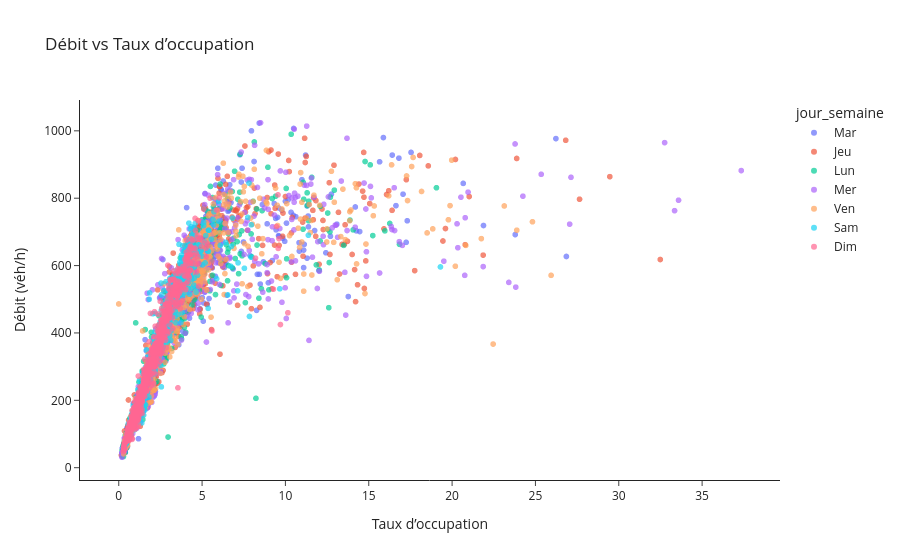

Here is the notebook cell this chart was saved with:
### Code cell
df_scatter = df_axe.dropna(subset=['Débit horaire','Taux d\'occupation']).copy()
fig = px.scatter(
    df_scatter, x='Taux d\'occupation', y='Débit horaire',
    color='jour_semaine', opacity=0.7,
    title=f"Débit vs Taux d’occupation",
    labels={'Taux d\'occupation':'Taux d’occupation','Débit horaire':'Débit (véh/h)'}
)

fig.update_layout(template='simple_white')
fig.show()

### Figure 1 — Plotly figure (JSON) as saved in the notebook; plotly's stock layout.template omitted (floating-point values rounded to 4 significant figures; data arrays with more than 128 entries replaced by an {"elided": "..."} marker saying what was removed)
{"data": [{"hovertemplate": "jour_semaine=Mar<br>Taux d’occupation=%{x}<br>Débit (véh/h)=%{y}<extra></extra>", "legendgroup": "Mar", "marker": {"color": "#636efa", "opacity": 0.7, "symbol": "circle"}, "mode": "markers", "name": "Mar", "showlegend": true, "type": "scattergl", "x": {"elided": "609 float values"}, "xaxis": "x", "y": {"elided": "609 float values"}, "yaxis": "y"}, {"hovertemplate": "jour_semaine=Jeu<br>Taux d’occupation=%{x}<br>Débit (véh/h)=%{y}<extra></extra>", "legendgroup": "Jeu", "marker": {"color": "#EF553B", "opacity": 0.7, "symbol": "circle"}, "mode": "markers", "name": "Jeu", "showlegend": true, "type": "scattergl", "x": {"elided": "672 float values"}, "xaxis": "x", "y": {"elided": "672 float values"}, "yaxis": "y"}, {"hovertemplate": "jour_semaine=Lun<br>Taux d’occupation=%{x}<br>Débit (véh/h)=%{y}<extra></extra>", "legendgroup": "Lun", "marker": {"color": "#00cc96", "opacity": 0.7, "symbol": "circle"}, "mode": "markers", "name": "Lun", "showlegend": true, "type": "scattergl", "x": {"elided": "672 float values"}, "xaxis": "x", "y": {"elided": "672 float values"}, "yaxis": "y"}, {"hovertemplate": "jour_semaine=Mer<br>Taux d’occupation=%{x}<br>Débit (véh/h)=%{y}<extra></extra>", "legendgroup": "Mer", "marker": {"color": "#ab63fa", "opacity": 0.7, "symbol": "circle"}, "mode": "markers", "name": "Mer", "showlegend": true, "type": "scattergl", "x": {"elided": "664 float values"}, "xaxis": "x", "y": {"elided": "664 float values"}, "yaxis": "y"}, {"hovertemplate": "jour_semaine=Ven<br>Taux d’occupation=%{x}<br>Débit (véh/h)=%{y}<extra></extra>", "legendgroup": "Ven", "marker": {"color": "#FFA15A", "opacity": 0.7, "symbol": "circle"}, "mode": "markers", "name": "Ven", "showlegend": true, "type": "scattergl", "x": {"elided": "636 float values"}, "xaxis": "x", "y": {"elided": "636 float values"}, "yaxis": "y"}, {"hovertemplate": "jour_semaine=Sam<br>Taux d’occupation=%{x}<br>Débit (véh/h)=%{y}<extra></extra>", "legendgroup": "Sam", "marker": {"color": "#19d3f3", "opacity": 0.7, "symbol": "circle"}, "mode": "markers", "name": "Sam", "showlegend": true, "type": "scattergl", "x": {"elided": "672 float values"}, "xaxis": "x", "y": {"elided": "672 float values"}, "yaxis": "y"}, {"hovertemplate": "jour_semaine=Dim<br>Taux d’occupation=%{x}<br>Débit (véh/h)=%{y}<extra></extra>", "legendgroup": "Dim", "marker": {"color": "#FF6692", "opacity": 0.7, "symbol": "circle"}, "mode": "markers", "name": "Dim", "showlegend": true, "type": "scattergl", "x": {"elided": "662 float values"}, "xaxis": "x", "y": {"elided": "662 float values"}, "yaxis": "y"}], "layout": {"legend": {"title": {"text": "jour_semaine"}, "tracegroupgap": 0}, "title": {"text": "Débit vs Taux d’occupation"}, "xaxis": {"anchor": "y", "domain": [0, 1], "title": {"text": "Taux d’occupation"}}, "yaxis": {"anchor": "x", "domain": [0, 1], "title": {"text": "Débit (véh/h)"}}}}
